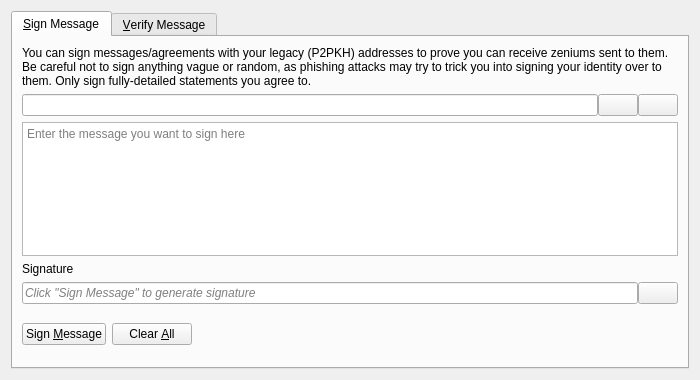
<?xml version="1.0" encoding="UTF-8"?>
<ui version="4.0">
 <class>SignVerifyMessageDialog</class>
 <widget class="QDialog" name="SignVerifyMessageDialog">
  <property name="geometry">
   <rect>
    <x>0</x>
    <y>0</y>
    <width>700</width>
    <height>380</height>
   </rect>
  </property>
  <property name="windowTitle">
   <string>Signatures - Sign / Verify a Message</string>
  </property>
  <property name="modal">
   <bool>true</bool>
  </property>
  <layout class="QVBoxLayout" name="verticalLayout">
   <item>
    <widget class="QTabWidget" name="tabWidget">
     <property name="currentIndex">
      <number>0</number>
     </property>
     <widget class="QWidget" name="tabSignMessage">
      <attribute name="title">
       <string>&amp;Sign Message</string>
      </attribute>
      <layout class="QVBoxLayout" name="verticalLayout_SM">
       <item>
        <widget class="QLabel" name="infoLabel_SM">
         <property name="text">
          <string>You can sign messages/agreements with your legacy (P2PKH) addresses to prove you can receive zeniums sent to them. Be careful not to sign anything vague or random, as phishing attacks may try to trick you into signing your identity over to them. Only sign fully-detailed statements you agree to.</string>
         </property>
         <property name="textFormat">
          <enum>Qt::PlainText</enum>
         </property>
         <property name="wordWrap">
          <bool>true</bool>
         </property>
        </widget>
       </item>
       <item>
        <layout class="QHBoxLayout" name="horizontalLayout_1_SM">
         <property name="spacing">
          <number>0</number>
         </property>
         <item>
          <widget class="QValidatedLineEdit" name="addressIn_SM">
           <property name="toolTip">
            <string>The Zenium address to sign the message with</string>
           </property>
          </widget>
         </item>
         <item>
          <widget class="QPushButton" name="addressBookButton_SM">
           <property name="toolTip">
            <string>Choose previously used address</string>
           </property>
           <property name="text">
            <string/>
           </property>
           <property name="icon">
            <iconset resource="../bitcoin.qrc">
             <normaloff>:/icons/address-book</normaloff>:/icons/address-book</iconset>
           </property>
           <property name="shortcut">
            <string>Alt+A</string>
           </property>
           <property name="autoDefault">
            <bool>false</bool>
           </property>
          </widget>
         </item>
         <item>
          <widget class="QPushButton" name="pasteButton_SM">
           <property name="toolTip">
            <string>Paste address from clipboard</string>
           </property>
           <property name="text">
            <string/>
           </property>
           <property name="icon">
            <iconset resource="../bitcoin.qrc">
             <normaloff>:/icons/editpaste</normaloff>:/icons/editpaste</iconset>
           </property>
           <property name="shortcut">
            <string>Alt+P</string>
           </property>
           <property name="autoDefault">
            <bool>false</bool>
           </property>
          </widget>
         </item>
        </layout>
       </item>
       <item>
        <widget class="QPlainTextEdit" name="messageIn_SM">
         <property name="toolTip">
          <string>Enter the message you want to sign here</string>
         </property>
         <property name="placeholderText">
          <string>Enter the message you want to sign here</string>
         </property>
        </widget>
       </item>
       <item>
        <widget class="QLabel" name="signatureLabel_SM">
         <property name="text">
          <string>Signature</string>
         </property>
         <property name="textFormat">
          <enum>Qt::PlainText</enum>
         </property>
        </widget>
       </item>
       <item>
        <layout class="QHBoxLayout" name="horizontalLayout_2_SM">
         <property name="spacing">
          <number>0</number>
         </property>
         <item>
          <widget class="QLineEdit" name="signatureOut_SM">
           <property name="placeholderText">
            <string>Click "Sign Message" to generate signature</string>
           </property>
           <property name="font">
            <font>
             <italic>true</italic>
            </font>
           </property>
           <property name="readOnly">
            <bool>true</bool>
           </property>
          </widget>
         </item>
         <item>
          <widget class="QPushButton" name="copySignatureButton_SM">
           <property name="toolTip">
            <string>Copy the current signature to the system clipboard</string>
           </property>
           <property name="text">
            <string/>
           </property>
           <property name="icon">
            <iconset resource="../bitcoin.qrc">
             <normaloff>:/icons/editcopy</normaloff>:/icons/editcopy</iconset>
           </property>
           <property name="autoDefault">
            <bool>false</bool>
           </property>
          </widget>
         </item>
        </layout>
       </item>
       <item>
        <layout class="QHBoxLayout" name="horizontalLayout_3_SM">
         <item>
          <widget class="QPushButton" name="signMessageButton_SM">
           <property name="toolTip">
            <string>Sign the message to prove you own this Zenium address</string>
           </property>
           <property name="text">
            <string>Sign &amp;Message</string>
           </property>
           <property name="icon">
            <iconset resource="../bitcoin.qrc">
             <normaloff>:/icons/edit</normaloff>:/icons/edit</iconset>
           </property>
           <property name="autoDefault">
            <bool>false</bool>
           </property>
          </widget>
         </item>
         <item>
          <widget class="QPushButton" name="clearButton_SM">
           <property name="toolTip">
            <string>Reset all sign message fields</string>
           </property>
           <property name="text">
            <string>Clear &amp;All</string>
           </property>
           <property name="icon">
            <iconset resource="../bitcoin.qrc">
             <normaloff>:/icons/remove</normaloff>:/icons/remove</iconset>
           </property>
           <property name="autoDefault">
            <bool>false</bool>
           </property>
          </widget>
         </item>
         <item>
          <spacer name="horizontalSpacer_1_SM">
           <property name="orientation">
            <enum>Qt::Horizontal</enum>
           </property>
           <property name="sizeHint" stdset="0">
            <size>
             <width>40</width>
             <height>48</height>
            </size>
           </property>
          </spacer>
         </item>
         <item>
          <widget class="QLabel" name="statusLabel_SM">
           <property name="font">
            <font>
             <weight>75</weight>
             <bold>true</bold>
            </font>
           </property>
           <property name="text">
            <string/>
           </property>
           <property name="wordWrap">
            <bool>true</bool>
           </property>
          </widget>
         </item>
         <item>
          <spacer name="horizontalSpacer_2_SM">
           <property name="orientation">
            <enum>Qt::Horizontal</enum>
           </property>
           <property name="sizeHint" stdset="0">
            <size>
             <width>40</width>
             <height>48</height>
            </size>
           </property>
          </spacer>
         </item>
        </layout>
       </item>
      </layout>
     </widget>
     <widget class="QWidget" name="tabVerifyMessage">
      <attribute name="title">
       <string>&amp;Verify Message</string>
      </attribute>
      <layout class="QVBoxLayout" name="verticalLayout_VM">
       <item>
        <widget class="QLabel" name="infoLabel_VM">
         <property name="text">
          <string>Enter the receiver's address, message (ensure you copy line breaks, spaces, tabs, etc. exactly) and signature below to verify the message. Be careful not to read more into the signature than what is in the signed message itself, to avoid being tricked by a man-in-the-middle attack. Note that this only proves the signing party receives with the address, it cannot prove sendership of any transaction!</string>
         </property>
         <property name="textFormat">
          <enum>Qt::PlainText</enum>
         </property>
         <property name="alignment">
          <set>Qt::AlignLeading|Qt::AlignLeft|Qt::AlignTop</set>
         </property>
         <property name="wordWrap">
          <bool>true</bool>
         </property>
        </widget>
       </item>
       <item>
        <layout class="QHBoxLayout" name="horizontalLayout_1_VM">
         <property name="spacing">
          <number>0</number>
         </property>
         <item>
          <widget class="QValidatedLineEdit" name="addressIn_VM">
           <property name="toolTip">
            <string>The Zenium address the message was signed with</string>
           </property>
          </widget>
         </item>
         <item>
          <widget class="QPushButton" name="addressBookButton_VM">
           <property name="toolTip">
            <string>Choose previously used address</string>
           </property>
           <property name="text">
            <string/>
           </property>
           <property name="icon">
            <iconset resource="../bitcoin.qrc">
             <normaloff>:/icons/address-book</normaloff>:/icons/address-book</iconset>
           </property>
           <property name="shortcut">
            <string>Alt+A</string>
           </property>
           <property name="autoDefault">
            <bool>false</bool>
           </property>
          </widget>
         </item>
        </layout>
       </item>
       <item>
        <widget class="QPlainTextEdit" name="messageIn_VM">
          <property name="toolTip">
            <string>The signed message to verify</string>
          </property>
          <property name="placeholderText">
            <string>The signed message to verify</string>
          </property>
        </widget>
       </item>
       <item>
        <widget class="QValidatedLineEdit" name="signatureIn_VM">
          <property name="toolTip">
            <string>The signature given when the message was signed</string>
          </property>
          <property name="placeholderText">
            <string>The signature given when the message was signed</string>
          </property>
        </widget>
       </item>
       <item>
        <layout class="QHBoxLayout" name="horizontalLayout_2_VM">
         <item>
          <widget class="QPushButton" name="verifyMessageButton_VM">
           <property name="toolTip">
            <string>Verify the message to ensure it was signed with the specified Zenium address</string>
           </property>
           <property name="text">
            <string>Verify &amp;Message</string>
           </property>
           <property name="icon">
            <iconset resource="../bitcoin.qrc">
             <normaloff>:/icons/transaction_0</normaloff>:/icons/transaction_0</iconset>
           </property>
           <property name="autoDefault">
            <bool>false</bool>
           </property>
          </widget>
         </item>
         <item>
          <widget class="QPushButton" name="clearButton_VM">
           <property name="toolTip">
            <string>Reset all verify message fields</string>
           </property>
           <property name="text">
            <string>Clear &amp;All</string>
           </property>
           <property name="icon">
            <iconset resource="../bitcoin.qrc">
             <normaloff>:/icons/remove</normaloff>:/icons/remove</iconset>
           </property>
           <property name="autoDefault">
            <bool>false</bool>
           </property>
          </widget>
         </item>
         <item>
          <spacer name="horizontalSpacer_1_VM">
           <property name="orientation">
            <enum>Qt::Horizontal</enum>
           </property>
           <property name="sizeHint" stdset="0">
            <size>
             <width>40</width>
             <height>48</height>
            </size>
           </property>
          </spacer>
         </item>
         <item>
          <widget class="QLabel" name="statusLabel_VM">
           <property name="font">
            <font>
             <weight>75</weight>
             <bold>true</bold>
            </font>
           </property>
           <property name="text">
            <string/>
           </property>
           <property name="wordWrap">
            <bool>true</bool>
           </property>
          </widget>
         </item>
         <item>
          <spacer name="horizontalSpacer_2_VM">
           <property name="orientation">
            <enum>Qt::Horizontal</enum>
           </property>
           <property name="sizeHint" stdset="0">
            <size>
             <width>40</width>
             <height>48</height>
            </size>
           </property>
          </spacer>
         </item>
        </layout>
       </item>
      </layout>
     </widget>
    </widget>
   </item>
  </layout>
 </widget>
 <customwidgets>
  <customwidget>
   <class>QValidatedLineEdit</class>
   <extends>QLineEdit</extends>
   <header>qt/qvalidatedlineedit.h</header>
  </customwidget>
 </customwidgets>
 <resources>
  <include location="../bitcoin.qrc"/>
 </resources>
 <connections/>
</ui>
